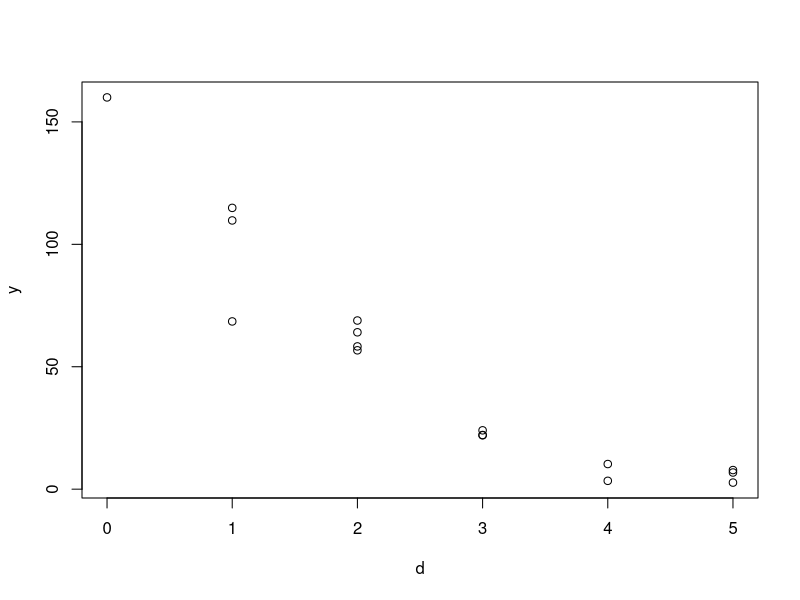
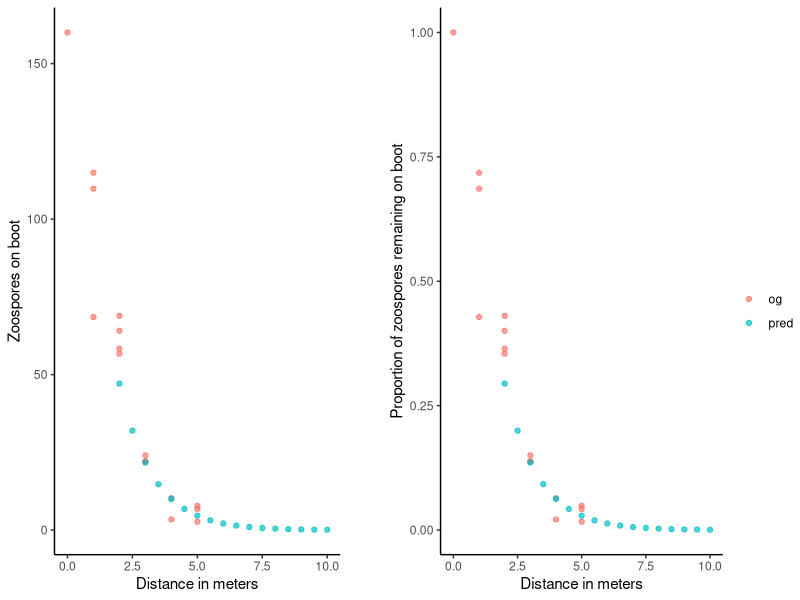
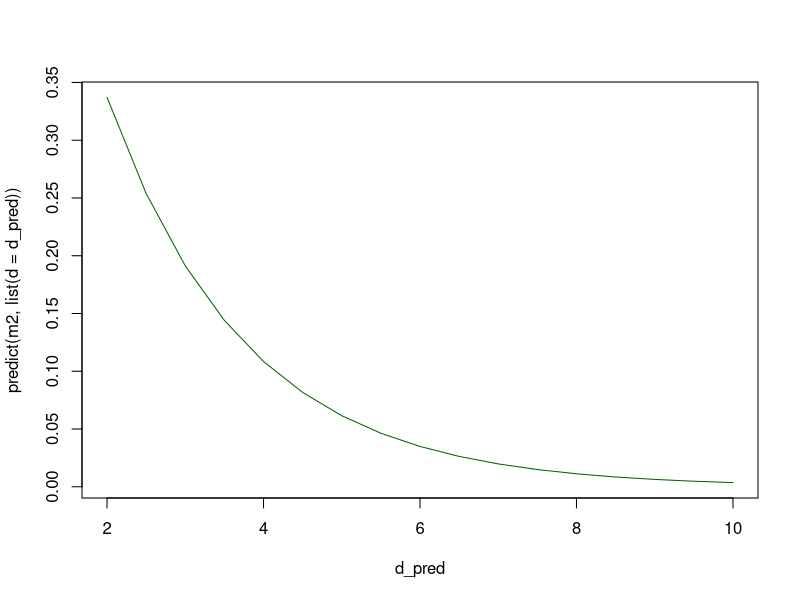

Reproduce these figures in R, in order.
## ---- chunk 1
#| message: false
#| warning: false
library(tidyverse)
## ---- chunk 2
# From what I remember these seemed to be the average values
# for the number of zoospores
# recovered from the boot
y_mean <- c(160, 100, 60, 20, 5, 2)
y_sd <- c(0, 30, 10, 5, 5, 5)

# And these are the number of data points for each of the distances
d <- c(0,1,1,1,2,2,2,2,3,3,3,4,4,5,5,5)

set.seed(86923)
#simulate some data
y <- NULL
for(i in 1:length(d)){
  val_d <- d[i]
  gen_y <- rnorm(1, mean = y_mean[val_d+1], sd = y_sd[val_d+1])
  y[i] <- gen_y
}

plot(d, y)

## ---- chunk 3
# Save my simulated data as an object
my_df <- data.frame(d = d, y = y)

# The model looks at the proportion of zoospores that remain on the boot
pick_up <- my_df$y[which(my_df$d==0)] # number of zoospores picked up from source

my_df |> 
  mutate(prop_y = y/pick_up) -> my_df

# plot(my_df$d, my_df$prop_y)

# Fit the function as a linear model:

m1 <- lm(log(prop_y) ~ d, data = my_df)
broom::tidy(m1)
## ---- chunk 4
exp(m1$coefficients[1])
## ---- chunk 5
exp(m1$coefficients[1]) * pick_up
## ---- chunk 6
# predictions vector
d_pred <- seq(from = 2, to = 10, by = 0.5) # in meters

# Use the model to generate predictions for these new distance values
y_log_pred <- predict(m1, list(d = d_pred))
# transform back to get proportions
y_pred_prop <- exp(y_log_pred)

# transform to number of zoospores using the initial pick up rate
y_pred<- y_pred_prop * pick_up

# Get one data frame to visualize
pred_df <- data.frame(d = d_pred, y = y_pred, prop_y = y_pred_prop, type = "pred")
## ---- chunk 7

#| warning: false

my_df |> 
  mutate(type = "og") |> 
  bind_rows(pred_df) -> combined_df

combined_df |> 
  ggplot(aes(x = d, y = y, color = type)) +
   geom_point(alpha = 0.7) +
   theme_classic() +
  labs(y = "Zoospores on boot", x = "Distance in meters") -> nzoos_fig


combined_df |> 
  ggplot(aes(x = d, y = prop_y, color = type)) +
  geom_point(alpha = 0.7) +
  theme_classic() +
  labs(y = "Proportion of zoospores remaining on boot",
       x = "Distance in meters",
       color = "") -> prop_fig

my_legend <- cowplot::get_legend(prop_fig)

cowplot::plot_grid(
   nzoos_fig + theme(legend.position = "none"),
   NULL,
   prop_fig + theme(legend.position = "none"),
   my_legend,
   ncol = 4,
   rel_widths = c(1, 0.1, 1, 0.2)
)

## ---- chunk 8
slice_sample(my_df, n = 6)
## ---- chunk 9
m2 <- nls(prop_y ~ I(a * exp(b * d)), data = my_df, start=list(a=1, b=0))
## ---- chunk 10
plot(d_pred, predict(m2, list(d = d_pred)), col = "darkgreen", type = "l")
## ---- chunk 11
broom::tidy(m2)
## ---- chunk 12
rss.p <- sum(residuals(m2)^2)  # Residual sum of squares
tss <- sum((my_df$prop_y - mean(my_df$prop_y))^2) # Total sum of squares
1 - (rss.p/tss)  # R-squared measure
## ---- chunk 13
a <- summary(m2)$coefficients[1]
b <- summary(m2)$coefficients[2]

get_prop_y <- function(x, a, b){
  a*exp(b*x)
}


get_prop_y(20, a, b)

## ---- chunk 14
predict(m2, list(d = 20))
